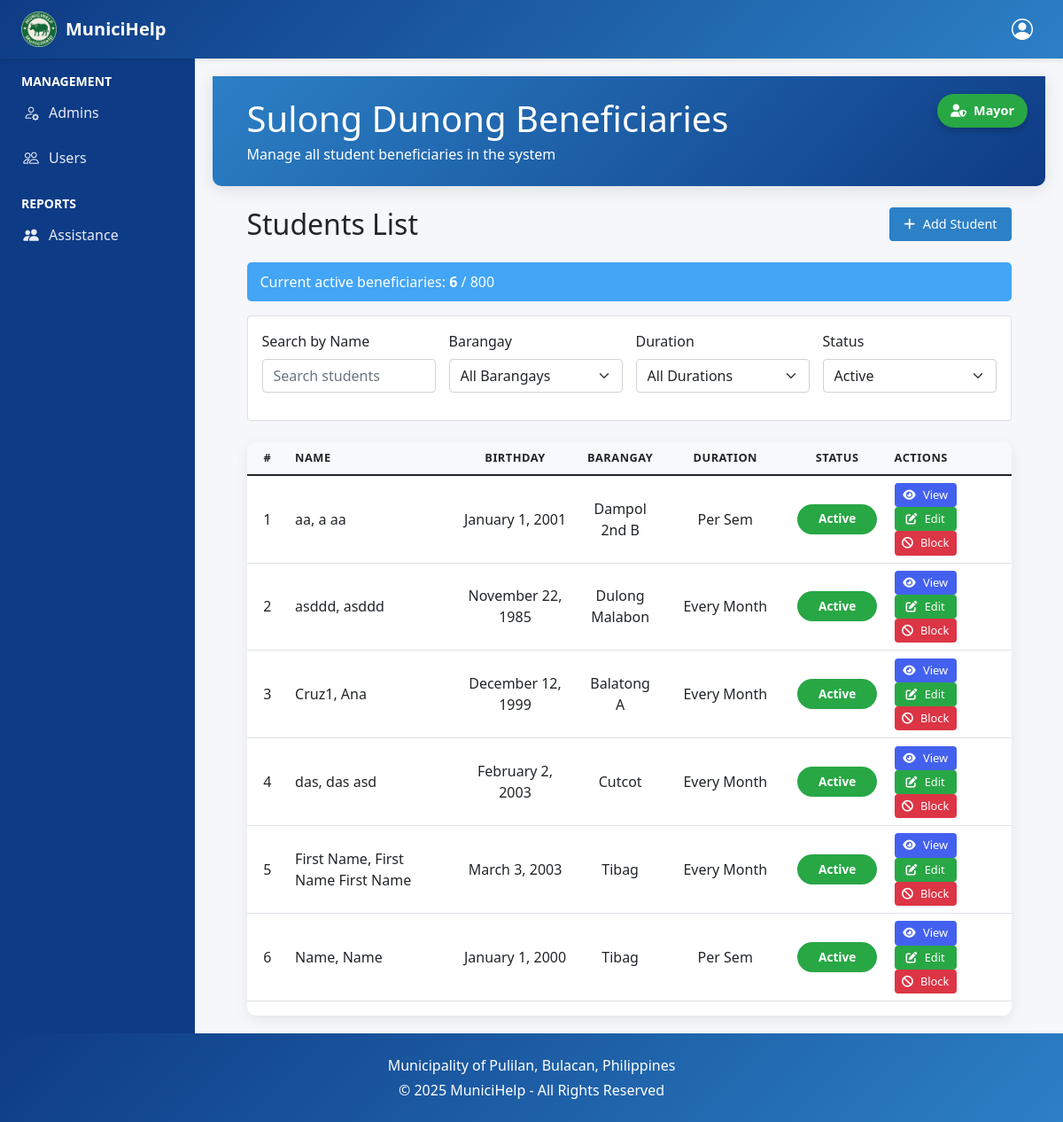
The app's page /mayor/mswd/admin/beneficiaries.php (signed in) with its own data.
### tables this page shows
CREATE TABLE `sulong_dulong_beneficiaries` (
  `id` int(11) NOT NULL AUTO_INCREMENT,
  `first_name` varchar(50) NOT NULL,
  `middle_name` varchar(50) DEFAULT NULL,
  `last_name` varchar(50) NOT NULL,
  `birthday` date NOT NULL,
  `barangay_id` int(11) NOT NULL,
  `duration` enum('Every Month','Per Sem') NOT NULL,
  `status` enum('Active','Blocked') NOT NULL DEFAULT 'Active',
  `reason` text DEFAULT NULL,
  PRIMARY KEY (`id`),
  KEY `barangay_id` (`barangay_id`)
);

CREATE TABLE `barangays` (
  `id` int(11) NOT NULL AUTO_INCREMENT,
  `name` varchar(50) NOT NULL,
  PRIMARY KEY (`id`)
);

### mayor/mswd/admin/beneficiaries.php (the view, shortened to what this page needs)
<?php
include '../../../includes/db.php';
$mswd_admin_id = $_SESSION['mswd_admin_id'];
$admin_query = $conn->query("SELECT name FROM admins WHERE id = $mswd_admin_id");
$admin_data = $admin_query->fetch_assoc();
$admin_name = $admin_data['name'] ?? 'Admin';
$count_result = $conn->query("SELECT COUNT(*) as total FROM sulong_dulong_beneficiaries WHERE status = 'Active'");
$count_row = $count_result->fetch_assoc();
$current_count = $count_row['total'];
$per_page = 10;
$page = isset($_GET['page']) ? (int)$_GET['page'] : 1;
$offset = ($page - 1) * $per_page;
$query = "SELECT b.id, b.first_name, b.middle_name, b.last_name, b.birthday,
                 b.barangay_id, b.duration, b.status, b.reason, br.name as barangay_name
          FROM sulong_dulong_beneficiaries b
          JOIN barangays br ON b.barangay_id = br.id
          WHERE b.status = 'Active'
          ORDER BY b.last_name, b.first_name
          LIMIT $per_page OFFSET $offset";
$result = $conn->query($query);
$students = $result ? $result->fetch_all(MYSQLI_ASSOC) : [];
include '../../../includes/header.php';
?>
<!DOCTYPE html>
<html lang="en">
<head>
    <link href="https://cdn.jsdelivr.net/npm/bootstrap@5.1.3/dist/css/bootstrap.min.css" rel="stylesheet">
    <link rel="stylesheet" href="https://cdnjs.cloudflare.com/ajax/libs/font-awesome/6.0.0/css/all.min.css">
</head>
<body>
    <div class="dashboard-header">
        <div class="dashboard-container">
            <div class="d-flex justify-content-between align-items-center">
                <div>
                    <h1 class="mb-1">Sulong Dunong Beneficiaries</h1>
                    <p class="mb-0">Manage all student beneficiaries in the system</p>
                </div>
                <div class="admin-badge">
                    <i class="fas fa-user-shield"></i>
                    <span><?= htmlspecialchars($admin_name) ?></span>
                </div>
            </div>
        </div>
    </div>
    <div class="dashboard-container">
        <div class="action-header">
            <h2 class="mb-0">Students List</h2>
            <button type="button" class="btn btn-add" data-bs-toggle="modal" data-bs-target="#addStudentModal">
                <i class="fas fa-plus"></i> <span class="action-text">Add Student</span>
            </button>
        </div>
        <div class="limit-counter">
            Current active beneficiaries: <span><?= $current_count ?></span> / 800
        </div>
        <div class="card filter-card">
            <div class="card-body">
                <div class="filter-row">
                    <div class="filter-group">
                        <label class="form-label">Search by Name</label>
                        <input type="text" class="form-control" id="searchFilter" placeholder="Search students">
                    </div>
                    <div class="filter-group">
                        <label class="form-label">Barangay</label>
                        <select class="form-select" id="barangayFilter">
                            <option value="">All Barangays</option>
                        </select>
                    </div>
                    <div class="filter-group">
                        <label class="form-label">Duration</label>
                        <select class="form-select" id="durationFilter">
                            <option value="All">All Durations</option>
                        </select>
                    </div>
                    <div class="filter-group">
                        <label class="form-label">Status</label>
                        <select class="form-select" id="statusFilter">
                            <option value="Active" selected>Active</option>
                        </select>
                    </div>
                </div>
            </div>
        </div>
        <div id="resultsContainer">
            <?php if (empty($students)): ?>
                <div class="no-students">
                    <i class="fas fa-user-graduate"></i>
                    <h4>No Students Found</h4>
                    <p>There are no students to display.</p>
                </div>
            <?php else:
                        $sequence_number = (($page - 1) * $per_page) + 1;
?>
                <div class="table-responsive">
                    <table class="table table-hover">
                        <thead>
                            <tr>
                                <th class="table-col-seq">#</th>
                                <th class="table-col-name">Name</th>
                                <th class="table-col-birthday">Birthday</th>
                                <th class="table-col-barangay">Barangay</th>
                                <th class="table-col-duration">Duration</th>
                                <th class="table-col-status">Status</th>
                                <th class="table-col-actions">Actions</th>
                            </tr>
                        </thead>
                        <tbody>
                            <?php foreach ($students as $student): ?>
                                <tr class="student-row"
                                    data-id="<?= $student['id'] ?>"
                                    data-firstname="<?= htmlspecialchars(strtolower($student['first_name'])) ?>"
                                    data-lastname="<?= htmlspecialchars(strtolower($student['last_name'])) ?>"
                                    data-barangay="<?= $student['barangay_id'] ?>"
                                    data-duration="<?= $student['duration'] ?>"
                                    data-status="<?= $student['status'] ?>">
                                    <td class="table-col-seq"><?= $sequence_number ?></td>
                                    <td class="table-col-name">
                                        <?= htmlspecialchars($student['last_name']) ?>, <?= htmlspecialchars($student['first_name']) ?>
                                        <?= !empty($student['middle_name']) ? ' ' . htmlspecialchars($student['middle_name'], 0, 1): '' ?>
                                    </td>
                                    <td class="table-col-birthday">
        <?= date('F j, Y', strtotime($student['birthday'])) ?>
    </td>
                                    <td class="table-col-barangay"><?= htmlspecialchars($student['barangay_name']) ?></td>
                                    <td class="table-col-duration"><?= $student['duration'] ?></td>
                                    <td class="table-col-status">
                                        <span class="status-badge <?= $student['status'] === 'Active' ? 'bg-active' : 'bg-blocked' ?>">
                                            <?= $student['status'] ?>
                                        </span>
                                    </td>
                                    <td class="table-col-actions">
                                        <button class="btn btn-view view-student" data-id="<?= $student['id'] ?>">
                                            <i class="fas fa-eye"></i> <span class="action-text">View</span>
                                        </button>
                                        <button class="btn btn-edit edit-student" data-id="<?= $student['id'] ?>">
                                            <i class="fas fa-edit"></i> <span class="action-text">Edit</span>
                                        </button>
                                        <?php if ($student['status'] === 'Active'): ?>
                                            <button class="btn btn-block block-student" data-id="<?= $student['id'] ?>">
                                                <i class="fas fa-ban"></i> <span class="action-text">Block</span>
                                            </button>
                                        <?php else: ?>
                                            <button class="btn btn-unblock unblock-student" data-id="<?= $student['id'] ?>">
                                                <i class="fas fa-check-circle"></i> <span class="action-text">Unblock</span>
                                            </button>
                                        <?php endif; ?>
                                    </td>
                                </tr>
                            <?php
                            $sequence_number++;
                        endforeach; ?>
                        </tbody>
                    </table>
                </div>
            <?php endif; ?>
        </div>
    </div>
    <?php include '../../../includes/footer.php'; ?>
</body>
</html>

### assets/css/styles.css (style rules this page uses)
:root { --munici-green: #0E3B85; --munici-green-light: #2C80C6; }
.form-control { max-width: 100%; padding: 0.5rem 0.75rem; }

### includes/header.php (style rules this page uses)
:root { --munici-green-dark: #0E3B85; --munici-green-light: #2C80C6; --munici-green: #42A5F5; --munici-green-light-bg: #E3F2FD; --pending: #FFC107; --approved: #28A745; --completed: #4361ee; --emerggency: #D32F2F; --light-color: #f8f9fa; --dark-color: #212529; }
body { display: flex; flex-direction: column; min-height: 100vh; background-color: #f5f7fb; font-family: 'Segoe UI', Tahoma, Geneva, Verdana, sans-serif; }
.dashboard-header { background: linear-gradient(135deg, var(--munici-green), var(--munici-green-dark)); color: white; padding: 1.5rem 0; margin-bottom: 1.5rem; border-radius: 0 0 10px 10px; box-shadow: 0 4px 20px rgba(0, 0, 0, 0.1); }

### mayor/mswd/admin/beneficiaries.php (style rules this page uses)
:root { --munici-green: #2C80C6; --munici-green-light: #42A5F5; --pending: #FFC107; --approved: #28A745; --completed: #4361ee; --declined: #DC3545; --cancelled: #6C757D; --blocked: #DC3545; --active: #28A745; --light-color: #f8f9fa; --dark-color: #212529; }
body { background-color: #f5f7fb; font-family: 'Segoe UI', Tahoma, Geneva, Verdana, sans-serif; }
.dashboard-container { width: 95%; max-width: 1800px; margin: 0 auto; padding: 0 15px; }
.dashboard-header { background: linear-gradient(135deg, var(--munici-green), #0E3B85); color: white; padding: 1.5rem 0; margin-bottom: 1.5rem; border-radius: 0 0 10px 10px; box-shadow: 0 4px 20px rgba(0, 0, 0, 0.1); position: relative; }
.admin-badge { position: absolute; right: 20px; top: 20px; background: #28a745; padding: 8px 15px; border-radius: 20px; font-size: 0.9rem; display: flex; align-items: center; color: white; box-shadow: 0 4px 8px rgba(0, 0, 0, 0.2); font-weight: 600; transition: all 0.3s ease; }
.admin-badge i { margin-right: 8px; filter: brightness(0) invert(1); }
.action-header { display: flex; justify-content: space-between; align-items: center; margin-bottom: 1.5rem; flex-wrap: wrap; gap: 1rem; }
.filter-card { margin-bottom: 1.5rem; }
.filter-row { display: flex; gap: 15px; margin-bottom: 15px; flex-wrap: wrap; align-items: flex-end; }
.filter-group { flex: 1; min-width: 150px; }
.table-responsive { border-radius: 10px; box-shadow: 0 4px 15px rgba(0, 0, 0, 0.08); background-color: white; overflow-x: auto; }
.table th { background-color: #f8f9fa; border-top: none; font-weight: 600; text-transform: uppercase; font-size: 0.8rem; letter-spacing: 0.5px; white-space: nowrap; }
.table td { vertical-align: middle; }
.table-col-seq { width: 5%; text-align: center; }
.table-col-name { width: 20%; }
.table-col-birthday { width: 15%; text-align: center; }
.table-col-barangay { width: 10%; text-align: center; }
.table-col-duration { width: 15%; text-align: center; }
.table-col-status { width: 10%; text-align: center; }
.table-col-actions { width: 15%; }
.status-badge { padding: 0.5em 0.8em; font-weight: 600; font-size: 0.85rem; border-radius: 50px; display: inline-block; text-align: center; min-width: 90px; }
.bg-active { background-color: var(--approved) !important; color: white; }
.btn-view { background-color: var(--completed); color: white; border: none; padding: 0.25rem 0.5rem; font-size: 0.8rem; min-width: 70px; }
.btn-edit { background-color: var(--approved); color: white; border: none; padding: 0.25rem 0.5rem; font-size: 0.8rem; min-width: 70px; }
.btn-block { background-color: var(--blocked); color: white; border: none; padding: 0.25rem 0.5rem; font-size: 0.8rem; min-width: 70px; }
.btn-add { background-color: var(--munici-green); color: white; border: none; padding: 0.5rem 1rem; font-size: 0.9rem; }
.limit-counter { background-color: var(--munici-green-light); padding: 10px 15px; border-radius: 5px; margin-bottom: 1rem; font-weight: 500; color: white; }
.limit-counter span { font-weight: bold; color: white; }
@media (min-width: 769px) { .action-text { display: inline; } }
@media (min-width: 769px) { .btn i { margin-right: 5px; } }

### records on screen
sulong_dulong_beneficiaries: last_name "aa", first_name "a", middle_name "aa", birthday "January 1, 2001", barangay.name "Dampol 2nd B", duration "Per Sem", status "Active"
sulong_dulong_beneficiaries: last_name "asddd", first_name "asddd", birthday "November 22, 1985", barangay.name "Dulong Malabon", duration "Every Month", status "Active"
sulong_dulong_beneficiaries: last_name "Cruz1", first_name "Ana", birthday "December 12, 1999", barangay.name "Balatong A", duration "Every Month", status "Active"
sulong_dulong_beneficiaries: last_name "das", first_name "das", middle_name "asd", birthday "February 2, 2003", barangay.name "Cutcot", duration "Every Month", status "Active"
sulong_dulong_beneficiaries: last_name "First Name", first_name "First Name", middle_name "First Name", birthday "March 3, 2003", barangay.name "Tibag", duration "Every Month", status "Active"
sulong_dulong_beneficiaries: last_name "Name", first_name "Name", birthday "January 1, 2000", barangay.name "Tibag", duration "Per Sem", status "Active"

### other values on screen
$admin_name "Mayor"
$current_count "6"
